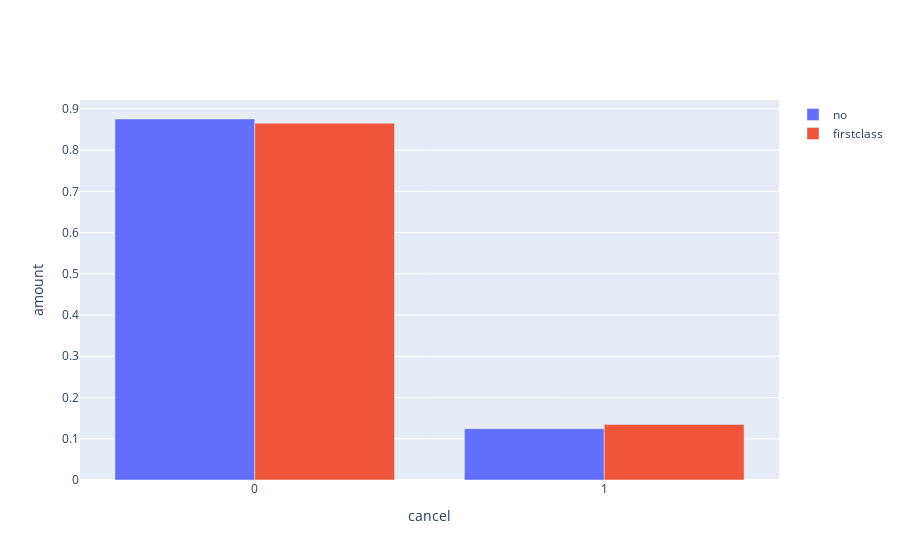

Notebook code for this chart:
### Code cell
fig = go.Figure(data=[
    go.Bar(name='no', x=cancel_VehicleClass.index, y=cancel_VehicleClass.no),
    go.Bar(name='firstclass', x=cancel_VehicleClass.index, y=cancel_VehicleClass.firstclass)
])

fig.update_layout(
    title='',
    xaxis_title='cancel',
    yaxis_title='amount',
    barmode='group',  
    template='plotly'
)
fig.show()

### Figure 1 — Plotly figure (JSON) as saved in the notebook; plotly's stock layout.template omitted (floating-point values rounded to 4 significant figures)
{"data": [{"name": "no", "type": "bar", "x": [0, 1], "y": [0.8754, 0.1246]}, {"name": "firstclass", "type": "bar", "x": [0, 1], "y": [0.8652, 0.1348]}], "layout": {"barmode": "group", "title": {"text": ""}, "xaxis": {"title": {"text": "cancel"}}, "yaxis": {"title": {"text": "amount"}}}}
